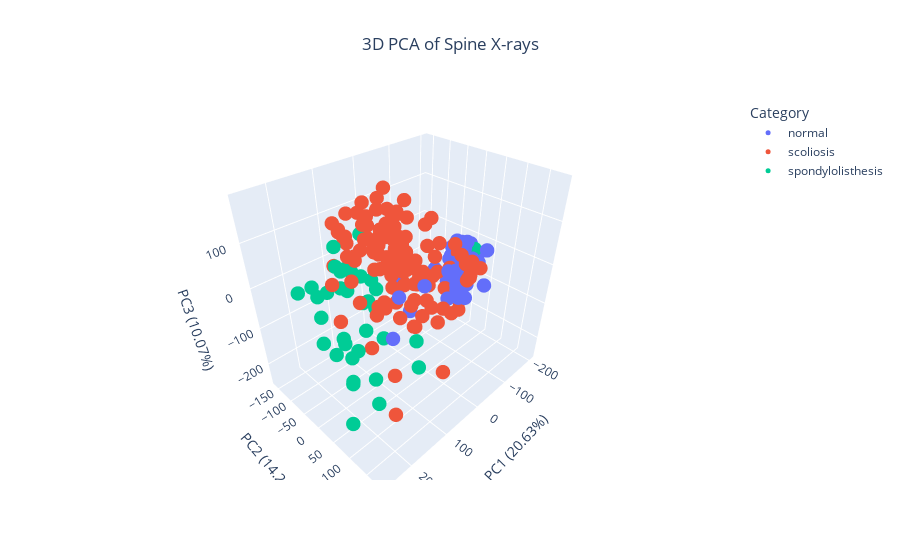

The cell this chart's notebook holds for it:
### Code cell
### Now, project all the data onto the first 3 PCs, plot in 3D ###
import plotly.express as px
import plotly.graph_objects as go
import pandas as pd


X, y = load_processed('dataset-processed')

# Standardize the data
scaler = StandardScaler()
X_scaled = scaler.fit_transform(X)

# Perform PCA
pca = PCA(n_components=3)
X_pca = pca.fit_transform(X_scaled)

# Create DataFrame for plotly
df = pd.DataFrame({
    'PC1': X_pca[:, 0],
    'PC2': X_pca[:, 1],
    'PC3': X_pca[:, 2],
    'Category': y
})

# Create interactive 3D scatter plot
fig = px.scatter_3d(
    df,
    x='PC1',
    y='PC2',
    z='PC3',
    color='Category',
    title='3D PCA of Spine X-rays',
    labels={
        'PC1': f'PC1 ({pca.explained_variance_ratio_[0]:.2%} variance)',
        'PC2': f'PC2 ({pca.explained_variance_ratio_[1]:.2%} variance)',
        'PC3': f'PC3 ({pca.explained_variance_ratio_[2]:.2%} variance)'
    }
)

# Update layout for better visualization
fig.update_traces(marker=dict(size=5))
fig.update_layout(
    title_x=0.5,
    scene=dict(
        xaxis_title=f'PC1 ({pca.explained_variance_ratio_[0]:.2%})',
        yaxis_title=f'PC2 ({pca.explained_variance_ratio_[1]:.2%})',
        zaxis_title=f'PC3 ({pca.explained_variance_ratio_[2]:.2%})'
    )
)

fig.show()

### Figure 1 — Plotly figure (JSON) as saved in the notebook; plotly's stock layout.template omitted (floating-point values rounded to 4 significant figures; data arrays with more than 128 entries replaced by an {"elided": "..."} marker saying what was removed)
{"data": [{"hovertemplate": "Category=normal<br>PC1 (20.63% variance)=%{x}<br>PC2 (14.21% variance)=%{y}<br>PC3 (10.07% variance)=%{z}<extra></extra>", "legendgroup": "normal", "marker": {"color": "#636efa", "size": 5, "symbol": "circle"}, "mode": "markers", "name": "normal", "scene": "scene", "showlegend": true, "type": "scatter3d", "x": [6.436, -172.9, -88.81, -105.4, -66.72, -79.29, 20.73, 6.262, 41.26, 81.53, -53.08, -81.75, -25.27, -158.3, -82.61, -92.93, -99.31, -0.9167, -29.65, -71.68, -118.9, -131.9, 0.07535, -73.36, -141.6, -191.0, -135.7, -140.2, -87.32, -40.88, -75.86, -150.6, -128.2, -108.6, -36.37, -106.2, -85.95, 39.66, 18.64, -128.6, 3.442, -140.5, -161.9, -203.9, -135.8, 28.66, -128.4, -124.5, 112.6, -122.1, -174.0, -138.0, -126.9, -65.61, -41.98, -108.9, -134.7, -42.42, -158.7, -138.3, -119.8, -20.87, -104.6, -83.73, -41.89, -150.4, -103.1, -120.0, -1.134], "y": [125.0, -41.74, 70.79, 44.1, 62.4, 85.96, 12.25, 115.7, 146.4, 22.63, 101.7, 65.68, 72.85, 21.09, 118.8, 18.65, 50.51, 175.1, 33.23, 109.4, 45.25, 54.98, 115.7, 89.79, 15.6, -35.71, 39.89, 8.475, 62.21, 67.53, 74.93, -2.933, 35.31, 63.17, 61.33, 69.0, 44.6, 127.1, 50.22, 41.84, 123.5, 28.35, 7.17, -35.52, 10.72, -20.67, 22.41, 71.54, 75.07, 37.53, -27.19, -8.34, 34.73, 76.4, 106.7, 55.89, -8.977, -82.62, 17.1, 39.79, 10.16, 95.0, 46.38, 34.59, 115.8, 33.25, 53.28, 52.5, 135.6], "z": [17.31, -58.46, 15.99, 12.6, -30.52, -5.864, -90.34, 37.1, 51.83, -124.6, 26.76, 43.09, 16.64, -26.08, 59.64, -7.035, 15.11, 44.81, 2.712, 33.03, -4.887, -13.99, 5.691, 28.95, -38.77, -50.0, 22.39, -52.84, 10.31, -2.62, 63.8, -12.79, -0.04302, -13.15, -17.02, 9.569, -10.19, 11.92, -8.545, 13.63, -6.631, -37.43, -44.19, -30.79, -39.82, -34.01, -6.789, 17.54, 25.07, 8.198, -12.34, -53.38, -30.58, 20.53, -5.926, -37.93, -5.155, -71.42, -2.427, -12.68, -68.07, 30.58, 39.82, -6.585, 41.04, 4.679, 3.42, 21.12, -3.044]}, {"hovertemplate": "Category=scoliosis<br>PC1 (20.63% variance)=%{x}<br>PC2 (14.21% variance)=%{y}<br>PC3 (10.07% variance)=%{z}<extra></extra>", "legendgroup": "scoliosis", "marker": {"color": "#EF553B", "size": 5, "symbol": "circle"}, "mode": "markers", "name": "scoliosis", "scene": "scene", "showlegend": true, "type": "scatter3d", "x": {"elided": "147 float values"}, "y": {"elided": "147 float values"}, "z": {"elided": "147 float values"}}, {"hovertemplate": "Category=spondylolisthesis<br>PC1 (20.63% variance)=%{x}<br>PC2 (14.21% variance)=%{y}<br>PC3 (10.07% variance)=%{z}<extra></extra>", "legendgroup": "spondylolisthesis", "marker": {"color": "#00cc96", "size": 5, "symbol": "circle"}, "mode": "markers", "name": "spondylolisthesis", "scene": "scene", "showlegend": true, "type": "scatter3d", "x": [147.0, 63.33, 141.7, 185.6, 172.1, 171.4, 28.16, 257.2, 75.62, 176.1, 223.5, 41.44, 43.16, 188.0, 240.7, 110.7, 139.9, 114.4, 41.52, 155.2, 30.68, 31.34, 215.5, 146.1, 19.48, 67.76, -121.0, -97.95, 216.2, 147.7, 44.52, -20.15, 200.2, 82.76, 96.09, 78.78], "y": [-12.09, -152.3, -110.0, 13.06, -99.42, -24.43, -93.01, 101.8, -110.4, -109.7, -81.33, 51.87, -119.1, -31.02, 12.87, -114.5, -45.28, -110.9, -101.2, 28.6, -84.01, -63.93, -24.62, -57.38, -144.0, -141.4, 62.01, 21.61, 129.1, 40.47, -118.4, -161.5, 34.62, -138.4, -125.9, 95.1], "z": [-138.8, -40.64, -43.37, -188.2, -33.67, -97.99, -135.3, -170.7, -22.31, -13.15, 11.04, -138.0, -127.2, -134.8, -43.17, 51.05, -186.2, 7.796, -113.6, -54.62, -76.44, -207.9, -19.23, -148.7, 34.12, -91.55, 23.77, -47.33, -127.7, -182.3, -52.3, -113.0, -154.5, -30.95, -62.65, -158.0]}], "layout": {"legend": {"title": {"text": "Category"}, "tracegroupgap": 0}, "scene": {"domain": {"x": [0, 1], "y": [0, 1]}, "xaxis": {"title": {"text": "PC1 (20.63%)"}}, "yaxis": {"title": {"text": "PC2 (14.21%)"}}, "zaxis": {"title": {"text": "PC3 (10.07%)"}}}, "title": {"text": "3D PCA of Spine X-rays", "x": 0.5}}}
